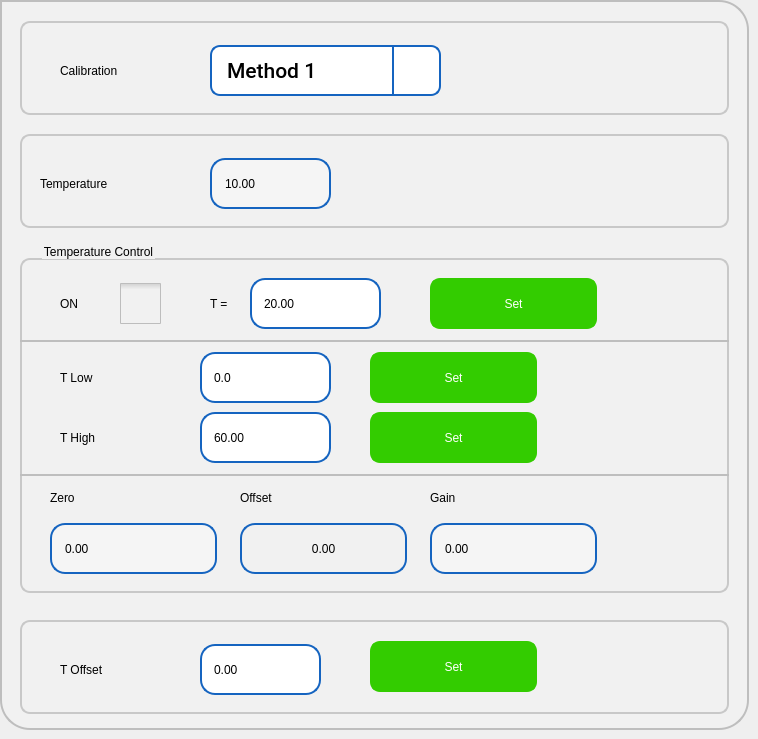
   <widget class="QWidget" name="tabTemperature">
    <attribute name="title">
     <string>Temperature</string>
    </attribute>
    <widget class="QFrame" name="frame_2">
     <property name="geometry">
      <rect>
       <x>0</x>
       <y>0</y>
       <width>749</width>
       <height>730</height>
      </rect>
     </property>
     <property name="styleSheet">
      <string notr="true">background-color: rgb(241, 241, 241);
	 border: 2px solid #C4C4C3;
    border-bottom-color: #C2C7CB; /* same as the pane color */
    border-bottom-left-radius: 30px;
border-bottom-right-radius: 30px;
    border-top-right-radius: 30px;
color: rgb(0, 0, 0);
font: 75 16pt &quot;Roboto Medium&quot;;
border-color:  rgb(190, 190, 190);



</string>
     </property>
     <property name="frameShape">
      <enum>QFrame::StyledPanel</enum>
     </property>
     <property name="frameShadow">
      <enum>QFrame::Raised</enum>
     </property>
     <widget class="QGroupBox" name="groupBox">
      <property name="geometry">
       <rect>
        <x>20</x>
        <y>242</y>
        <width>709</width>
        <height>351</height>
       </rect>
      </property>
      <property name="styleSheet">
       <string notr="true">QGroupBox {
    border: 2px solid  rgb(200, 200, 200);
    border-radius: 10px;
    margin-top: 16px; /* leave space at the top for the title */
    padding : 0px;

}

QGroupBox::title {
    subcontrol-origin: padding;
    subcontrol-position: top left ; /* position at the top center */
    left : 20px;
    top : -15px;
}</string>
      </property>
      <property name="title">
       <string>Temperature Control</string>
      </property>
      <widget class="QLabel" name="label_34">
       <property name="geometry">
        <rect>
         <x>40</x>
         <y>36</y>
         <width>51</width>
         <height>51</height>
        </rect>
       </property>
       <property name="styleSheet">
        <string notr="true">border-width: 0px;</string>
       </property>
       <property name="text">
        <string>ON</string>
       </property>
      </widget>
      <widget class="sQLEExtend" name="leTCTemperature">
       <property name="geometry">
        <rect>
         <x>230</x>
         <y>36</y>
         <width>131</width>
         <height>51</height>
        </rect>
       </property>
       <property name="focusPolicy">
        <enum>Qt::ClickFocus</enum>
       </property>
       <property name="styleSheet">
        <string notr="true">QLineEdit { 
	padding: 2px 5px 1px 10px;
	background-color: rgb(255,255,255);
	border-width: 2px;
	border-color: rgb(21, 100, 192);
	border-style: solid;
	border-radius: 15;
	color: rgb(0, 0, 0);
	font: 75 16pt &quot;Roboto Medium&quot;;
}

QLineEdit:read-only {
	background-color: rgb(245,245,245);
}
QLineEdit[error=true] {
border-color: red;
}
QLineEdit[error=false] {
border-color: rgb(21, 100, 192);
}

</string>
       </property>
       <property name="text">
        <string>20.00</string>
       </property>
       <property name="maxLength">
        <number>15</number>
       </property>
      </widget>
      <widget class="QCheckBox" name="cbTCTEnable">
       <property name="geometry">
        <rect>
         <x>100</x>
         <y>36</y>
         <width>41</width>
         <height>51</height>
        </rect>
       </property>
       <property name="focusPolicy">
        <enum>Qt::ClickFocus</enum>
       </property>
       <property name="styleSheet">
        <string notr="true">QCheckBox {
    spacing: 5px;
 border: 0px solid #999999;

}

QCheckBox::indicator {
    width: 41px;
    height: 41px;
}

QCheckBox::indicator:unchecked {
	image: url(:/images/icons/ancheck.png);
}

QCheckBox::indicator:unchecked:disabled{
	image: url(:/images/icons/andcheck.png);
}
QCheckBox::indicator:checked:disabled{
	image: url(:/images/icons/adcheck.png);
}

/*
QCheckBox::indicator:unchecked:hover {
    image: url(:/images/checkbox_unchecked_hover.png);
}

QCheckBox::indicator:unchecked:pressed {
    image: url(:/images/checkbox_unchecked_pressed.png);
}
*/
QCheckBox::indicator:checked {
    image: url(:/images/icons/acheck.png);
}
/*
QCheckBox::indicator:checked:hover {
    image: url(:/images/checkbox_checked_hover.png);
}

QCheckBox::indicator:checked:pressed {
    image: url(:/images/checkbox_checked_pressed.png);
}

QCheckBox::indicator:indeterminate:hover {
    image: url(:/images/checkbox_indeterminate_hover.png);
}
/*
QCheckBox::indicator:indeterminate:pressed {
    image: url(:/images/checkbox_indeterminate_pressed.png);
}
*/</string>
       </property>
       <property name="text">
        <string/>
       </property>
      </widget>
      <widget class="QPushButton" name="pbTCTSet">
       <property name="geometry">
        <rect>
         <x>410</x>
         <y>36</y>
         <width>167</width>
         <height>51</height>
        </rect>
       </property>
       <property name="focusPolicy">
        <enum>Qt::ClickFocus</enum>
       </property>
       <property name="styleSheet">
        <string notr="true">QPushButton{
background-color: rgb(51, 204, 0);
border-width: 2px;
border-color: rgb(51, 204, 0);
border-style: solid;
border-radius: 10;
color: rgb(255, 255, 255);
font: 75 16pt &quot;Roboto Medium&quot;;
}
QPushButton:disabled { 
background-color: rgb(204, 244, 198);
border-width: 2px;
border-color: rgb(127, 143, 127);
border-style: solid;
border-radius: 10;
color: rgb(0, 0, 0);
font: 75 16pt &quot;Roboto Medium&quot;;
}
QPushButton:pressed {
background-color: rgb(24, 163, 3);
border-width: 2px;
border-color: rgb(24, 163, 3);
border-style: solid;
border-radius: 10;
color: rgb(255, 255, 255);
font: 75 16pt &quot;Roboto Medium&quot;;
}
QPushButton:down {
background-color: rgb(24, 163, 3);
border-width: 2px;
border-color: rgb(24, 163, 3);
border-style: solid;
border-radius: 10;
color: rgb(0, 0, 0);
font: 75 16pt &quot;Roboto Medium&quot;;
}
QPushButton:default {
background-color: rgb(241, 241, 241);
border-width: 2px;
border-color: rgb(21, 100, 192);
border-style: solid;
border-radius: 10;
color: rgb(0, 0, 0);
font: 75 16pt &quot;Roboto Medium&quot;;
}
</string>
       </property>
       <property name="text">
        <string>Set</string>
       </property>
      </widget>
      <widget class="QLabel" name="label_8">
       <property name="geometry">
        <rect>
         <x>190</x>
         <y>36</y>
         <width>36</width>
         <height>51</height>
        </rect>
       </property>
       <property name="styleSheet">
        <string notr="true">border-width: 0px;</string>
       </property>
       <property name="text">
        <string>T =</string>
       </property>
      </widget>
      <widget class="QPushButton" name="pbTCTHighSet">
       <property name="geometry">
        <rect>
         <x>350</x>
         <y>170</y>
         <width>167</width>
         <height>51</height>
        </rect>
       </property>
       <property name="focusPolicy">
        <enum>Qt::ClickFocus</enum>
       </property>
       <property name="styleSheet">
        <string notr="true">QPushButton{
background-color: rgb(51, 204, 0);
border-width: 2px;
border-color: rgb(51, 204, 0);
border-style: solid;
border-radius: 10;
color: rgb(255, 255, 255);
font: 75 16pt &quot;Roboto Medium&quot;;
}
QPushButton:disabled { 
background-color: rgb(204, 244, 198);
border-width: 2px;
border-color: rgb(127, 143, 127);
border-style: solid;
border-radius: 10;
color: rgb(0, 0, 0);
font: 75 16pt &quot;Roboto Medium&quot;;
}
QPushButton:pressed {
background-color: rgb(24, 163, 3);
border-width: 2px;
border-color: rgb(24, 163, 3);
border-style: solid;
border-radius: 10;
color: rgb(255, 255, 255);
font: 75 16pt &quot;Roboto Medium&quot;;
}
QPushButton:down {
background-color: rgb(24, 163, 3);
border-width: 2px;
border-color: rgb(24, 163, 3);
border-style: solid;
border-radius: 10;
color: rgb(0, 0, 0);
font: 75 16pt &quot;Roboto Medium&quot;;
}
QPushButton:default {
background-color: rgb(241, 241, 241);
border-width: 2px;
border-color: rgb(21, 100, 192);
border-style: solid;
border-radius: 10;
color: rgb(0, 0, 0);
font: 75 16pt &quot;Roboto Medium&quot;;
}
</string>
       </property>
       <property name="text">
        <string>Set</string>
       </property>
      </widget>
      <widget class="QLabel" name="label_5">
       <property name="geometry">
        <rect>
         <x>40</x>
         <y>110</y>
         <width>121</width>
         <height>51</height>
        </rect>
       </property>
       <property name="styleSheet">
        <string notr="true">border-width: 0px;</string>
       </property>
       <property name="text">
        <string>T Low</string>
       </property>
      </widget>
      <widget class="sQLEExtend" name="leTCTHigh">
       <property name="geometry">
        <rect>
         <x>180</x>
         <y>170</y>
         <width>131</width>
         <height>51</height>
        </rect>
       </property>
       <property name="focusPolicy">
        <enum>Qt::ClickFocus</enum>
       </property>
       <property name="styleSheet">
        <string notr="true">QLineEdit { 
	padding: 2px 5px 1px 10px;
	background-color: rgb(255,255,255);
	border-width: 2px;
	border-color: rgb(21, 100, 192);
	border-style: solid;
	border-radius: 15;
	color: rgb(0, 0, 0);
	font: 75 16pt &quot;Roboto Medium&quot;;
}

QLineEdit:read-only {
	background-color: rgb(245,245,245);
}
QLineEdit[error=true] {
border-color: red;
}
QLineEdit[error=false] {
border-color: rgb(21, 100, 192);
}

</string>
       </property>
       <property name="text">
        <string>60.00</string>
       </property>
       <property name="maxLength">
        <number>15</number>
       </property>
      </widget>
      <widget class="QPushButton" name="pbTCTLowSet">
       <property name="geometry">
        <rect>
         <x>350</x>
         <y>110</y>
         <width>167</width>
         <height>51</height>
        </rect>
       </property>
       <property name="focusPolicy">
        <enum>Qt::ClickFocus</enum>
       </property>
       <property name="styleSheet">
        <string notr="true">QPushButton{
background-color: rgb(51, 204, 0);
border-width: 2px;
border-color: rgb(51, 204, 0);
border-style: solid;
border-radius: 10;
color: rgb(255, 255, 255);
font: 75 16pt &quot;Roboto Medium&quot;;
}
QPushButton:disabled { 
background-color: rgb(204, 244, 198);
border-width: 2px;
border-color: rgb(127, 143, 127);
border-style: solid;
border-radius: 10;
color: rgb(0, 0, 0);
font: 75 16pt &quot;Roboto Medium&quot;;
}
QPushButton:pressed {
background-color: rgb(24, 163, 3);
border-width: 2px;
border-color: rgb(24, 163, 3);
border-style: solid;
border-radius: 10;
color: rgb(255, 255, 255);
font: 75 16pt &quot;Roboto Medium&quot;;
}
QPushButton:down {
background-color: rgb(24, 163, 3);
border-width: 2px;
border-color: rgb(24, 163, 3);
border-style: solid;
border-radius: 10;
color: rgb(0, 0, 0);
font: 75 16pt &quot;Roboto Medium&quot;;
}
QPushButton:default {
background-color: rgb(241, 241, 241);
border-width: 2px;
border-color: rgb(21, 100, 192);
border-style: solid;
border-radius: 10;
color: rgb(0, 0, 0);
font: 75 16pt &quot;Roboto Medium&quot;;
}
</string>
       </property>
       <property name="text">
        <string>Set</string>
       </property>
      </widget>
      <widget class="QLabel" name="label_6">
       <property name="geometry">
        <rect>
         <x>40</x>
         <y>170</y>
         <width>121</width>
         <height>51</height>
        </rect>
       </property>
       <property name="styleSheet">
        <string notr="true">border-width: 0px;</string>
       </property>
       <property name="text">
        <string>T High</string>
       </property>
      </widget>
      <widget class="sQLEExtend" name="leTCTLow">
       <property name="geometry">
        <rect>
         <x>180</x>
         <y>110</y>
         <width>131</width>
         <height>51</height>
        </rect>
       </property>
       <property name="focusPolicy">
        <enum>Qt::ClickFocus</enum>
       </property>
       <property name="styleSheet">
        <string notr="true">QLineEdit { 
	padding: 2px 5px 1px 10px;
	background-color: rgb(255,255,255);
	border-width: 2px;
	border-color: rgb(21, 100, 192);
	border-style: solid;
	border-radius: 15;
	color: rgb(0, 0, 0);
	font: 75 16pt &quot;Roboto Medium&quot;;
}

QLineEdit:read-only {
	background-color: rgb(245,245,245);
}
QLineEdit[error=true] {
border-color: red;
}
QLineEdit[error=false] {
border-color: rgb(21, 100, 192);
}

</string>
       </property>
       <property name="text">
        <string>0.0</string>
       </property>
       <property name="maxLength">
        <number>15</number>
       </property>
      </widget>
      <widget class="QLabel" name="label_12">
       <property name="geometry">
        <rect>
         <x>220</x>
         <y>230</y>
         <width>121</width>
         <height>51</height>
        </rect>
       </property>
       <property name="styleSheet">
        <string notr="true">border-width: 0px;</string>
       </property>
       <property name="text">
        <string>Offset</string>
       </property>
      </widget>
      <widget class="QLabel" name="lblTCZero">
       <property name="geometry">
        <rect>
         <x>30</x>
         <y>281</y>
         <width>167</width>
         <height>51</height>
        </rect>
       </property>
       <property name="styleSheet">
        <string notr="true">
   padding: 2px 5px 1px 10px;
   background-color: rgb(245,245,245);
   border-width: 2px;
   border-color: rgb(21, 100, 192);
   border-style: solid;
   border-radius: 15px;
   color: rgb(0, 0, 0);
   font: 75 16pt &quot;Roboto Medium&quot;;

</string>
       </property>
       <property name="text">
        <string>0.00</string>
       </property>
      </widget>
      <widget class="QLabel" name="label_13">
       <property name="geometry">
        <rect>
         <x>410</x>
         <y>230</y>
         <width>141</width>
         <height>51</height>
        </rect>
       </property>
       <property name="styleSheet">
        <string notr="true">border-width: 0px;</string>
       </property>
       <property name="text">
        <string>Gain</string>
       </property>
      </widget>
      <widget class="QLabel" name="label_11">
       <property name="geometry">
        <rect>
         <x>30</x>
         <y>230</y>
         <width>121</width>
         <height>51</height>
        </rect>
       </property>
       <property name="styleSheet">
        <string notr="true">border-width: 0px;</string>
       </property>
       <property name="text">
        <string>Zero</string>
       </property>
      </widget>
      <widget class="QLabel" name="lblTCGain">
       <property name="geometry">
        <rect>
         <x>410</x>
         <y>281</y>
         <width>167</width>
         <height>51</height>
        </rect>
       </property>
       <property name="styleSheet">
        <string notr="true">
   padding: 2px 5px 1px 10px;
   background-color: rgb(245,245,245);
   border-width: 2px;
   border-color: rgb(21, 100, 192);
   border-style: solid;
   border-radius: 15px;
   color: rgb(0, 0, 0);
   font: 75 16pt &quot;Roboto Medium&quot;;

</string>
       </property>
       <property name="text">
        <string>0.00</string>
       </property>
      </widget>
      <widget class="Line" name="line_2">
       <property name="geometry">
        <rect>
         <x>0</x>
         <y>98</y>
         <width>709</width>
         <height>2</height>
        </rect>
       </property>
       <property name="orientation">
        <enum>Qt::Horizontal</enum>
       </property>
      </widget>
      <widget class="Line" name="line_3">
       <property name="geometry">
        <rect>
         <x>0</x>
         <y>232</y>
         <width>709</width>
         <height>2</height>
        </rect>
       </property>
       <property name="orientation">
        <enum>Qt::Horizontal</enum>
       </property>
      </widget>
      <widget class="QPushButton" name="pbTCTOffset">
       <property name="geometry">
        <rect>
         <x>220</x>
         <y>281</y>
         <width>167</width>
         <height>51</height>
        </rect>
       </property>
       <property name="focusPolicy">
        <enum>Qt::ClickFocus</enum>
       </property>
       <property name="styleSheet">
        <string notr="true">background-color: rgb(241, 241, 241);
border-width: 2px;
border-color: rgb(21, 100, 192);
border-style: solid;
border-radius: 15px;
color: rgb(0, 0, 0);
font: 75 16pt &quot;Roboto Medium&quot;;</string>
       </property>
       <property name="text">
        <string>0.00</string>
       </property>
      </widget>
     </widget>
     <widget class="QGroupBox" name="groupBox_2">
      <property name="geometry">
       <rect>
        <x>20</x>
        <y>5</y>
        <width>709</width>
        <height>110</height>
       </rect>
      </property>
      <property name="styleSheet">
       <string notr="true">QGroupBox {
    border: 2px solid  rgb(200, 200, 200);
    border-radius: 10px;
    margin-top: 16px; /* leave space at the top for the title */
    padding : 0px;

}

QGroupBox::title {
    subcontrol-origin: padding;
    subcontrol-position: top left ; /* position at the top center */
    left : 20px;
    top : -15px;
}</string>
      </property>
      <property name="title">
       <string/>
      </property>
      <widget class="QComboBox" name="cbTCalibMethod">
       <property name="geometry">
        <rect>
         <x>190</x>
         <y>40</y>
         <width>231</width>
         <height>51</height>
        </rect>
       </property>
       <property name="font">
        <font>
         <family>Roboto Medium</family>
         <pointsize>16</pointsize>
         <weight>9</weight>
         <italic>false</italic>
         <bold>false</bold>
        </font>
       </property>
       <property name="focusPolicy">
        <enum>Qt::ClickFocus</enum>
       </property>
       <property name="styleSheet">
        <string notr="true">QComboBox {
   border: 2px solid  rgb(21, 100, 192);
   border-radius: 10px;
   padding: 1px 18px 1px 3px;
   background-color: rgb(255, 255, 255);
   color: rgb(0, 0, 0);
   font: 75 16pt &quot;Roboto Medium&quot;;
   padding-left: 15px;
}

QComboBox:on {
    padding-top: 3px;
    padding-left: 15px;
}

QComboBox::drop-down {
    subcontrol-origin: padding;
    subcontrol-position: top right;
    width: 45px;
    border-left-width: 2px;
    border-left-color: darkgray;
    border-left-style: solid;
    border-top-right-radius: 3px;
    border-bottom-right-radius: 3px;
    border-color: rgb(21, 100, 192);
}

QComboBox::down-arrow {
	image: url(:/images/icons/downarrow.png);
}

QComboBox::down-arrow:on {
    top: 1px;
    left: 1px;
}

QComboBox QAbstractItemView {
   border: 2px solid rgb(21, 100, 192);
   font: 75 16pt &quot;Roboto Medium&quot;;
   border-radius: 5px;
   background-color: rgb(255, 255, 255);
   selection-background-color:  rgb(21, 100, 192);
   selection-color: rgb(255, 255, 255);
}

/*  vertical */
QScrollBar:vertical {
     border: 0px solid  rgb(21, 100, 192);
     background:  rgb(230,230,230);
     width: 41px;
	 margin: 50px 0 50px 0;
     border-left: 2px solid  rgb(182, 182, 182);
 }

 QScrollBar::handle:vertical {
     background:  rgb(182, 182, 182);
     min-height: 20px;
 }

 QScrollBar::add-line:vertical {
     border: 0px solid grey;
     background:  rgb(230,230,230);
     height: 50px;
     subcontrol-position: bottom;
     subcontrol-origin: margin;
 }

 QScrollBar::sub-line:vertical {
     border: 0px solid grey;
     background:  rgb(230,230,230);
     height: 50px;
     subcontrol-position: top;
     subcontrol-origin: margin;
 }

 QScrollBar::up-arrow:vertical {
     width: 41px;
     height: 50px;
     background-image: url(:/images/icons/cuparrow.png);
}

QScrollBar::down-arrow:vertical {
     width: 41px;
      height: 50px;
      background-image: url(:/images/icons/cdownarrow.png);
 }

 QScrollBar::add-page:vertical, QScrollBar::sub-page:vertical {
      background:  rgb(241, 241, 241);
 }
</string>
       </property>
       <property name="frame">
        <bool>true</bool>
       </property>
       <item>
        <property name="text">
         <string>Method 1</string>
        </property>
       </item>
       <item>
        <property name="text">
         <string>Method 2</string>
        </property>
       </item>
      </widget>
      <widget class="QLabel" name="label_7">
       <property name="geometry">
        <rect>
         <x>40</x>
         <y>40</y>
         <width>141</width>
         <height>51</height>
        </rect>
       </property>
       <property name="styleSheet">
        <string notr="true">border-width: 0px;</string>
       </property>
       <property name="text">
        <string>Calibration</string>
       </property>
      </widget>
     </widget>
     <widget class="QGroupBox" name="grOffset">
      <property name="geometry">
       <rect>
        <x>20</x>
        <y>604</y>
        <width>709</width>
        <height>110</height>
       </rect>
      </property>
      <property name="styleSheet">
       <string notr="true">QGroupBox {
    border: 2px solid  rgb(200, 200, 200);
    border-radius: 10px;
    margin-top: 16px; /* leave space at the top for the title */
    padding : 0px;

}

QGroupBox::title {
    subcontrol-origin: padding;
    subcontrol-position: top left ; /* position at the top center */
    left : 20px;
    top : -15px;
}</string>
      </property>
      <property name="title">
       <string/>
      </property>
      <widget class="QPushButton" name="pbTCTOffsetSet">
       <property name="geometry">
        <rect>
         <x>350</x>
         <y>37</y>
         <width>167</width>
         <height>51</height>
        </rect>
       </property>
       <property name="sizePolicy">
        <sizepolicy hsizetype="Minimum" vsizetype="Fixed">
         <horstretch>0</horstretch>
         <verstretch>0</verstretch>
        </sizepolicy>
       </property>
       <property name="focusPolicy">
        <enum>Qt::ClickFocus</enum>
       </property>
       <property name="styleSheet">
        <string notr="true">QPushButton{
background-color: rgb(51, 204, 0);
border-width: 2px;
border-color: rgb(51, 204, 0);
border-style: solid;
border-radius: 10;
color: rgb(255, 255, 255);
font: 75 16pt &quot;Roboto Medium&quot;;
}
QPushButton:disabled { 
background-color: rgb(204, 244, 198);
border-width: 2px;
border-color: rgb(127, 143, 127);
border-style: solid;
border-radius: 10;
color: rgb(0, 0, 0);
font: 75 16pt &quot;Roboto Medium&quot;;
}
QPushButton:pressed {
background-color: rgb(24, 163, 3);
border-width: 2px;
border-color: rgb(24, 163, 3);
border-style: solid;
border-radius: 10;
color: rgb(255, 255, 255);
font: 75 16pt &quot;Roboto Medium&quot;;
}
QPushButton:down {
background-color: rgb(24, 163, 3);
border-width: 2px;
border-color: rgb(24, 163, 3);
border-style: solid;
border-radius: 10;
color: rgb(0, 0, 0);
font: 75 16pt &quot;Roboto Medium&quot;;
}
QPushButton:default {
background-color: rgb(241, 241, 241);
border-width: 2px;
border-color: rgb(21, 100, 192);
border-style: solid;
border-radius: 10;
color: rgb(0, 0, 0);
font: 75 16pt &quot;Roboto Medium&quot;;
}
</string>
       </property>
       <property name="text">
        <string>Set</string>
       </property>
      </widget>
      <widget class="sQLEExtend" name="leTCTOffset">
       <property name="geometry">
        <rect>
         <x>180</x>
         <y>40</y>
         <width>121</width>
         <height>51</height>
        </rect>
       </property>
       <property name="focusPolicy">
        <enum>Qt::ClickFocus</enum>
       </property>
       <property name="styleSheet">
        <string notr="true">QLineEdit { 
	padding: 2px 5px 1px 10px;
	background-color: rgb(255,255,255);
	border-width: 2px;
	border-color: rgb(21, 100, 192);
	border-style: solid;
	border-radius: 15;
	color: rgb(0, 0, 0);
	font: 75 16pt &quot;Roboto Medium&quot;;
}

QLineEdit:read-only {
	background-color: rgb(245,245,245);
}
QLineEdit[error=true] {
border-color: red;
}
QLineEdit[error=false] {
border-color: rgb(21, 100, 192);
}

</string>
       </property>
       <property name="text">
        <string>0.00</string>
       </property>
       <property name="maxLength">
        <number>15</number>
       </property>
      </widget>
      <widget class="QLabel" name="label_10">
       <property name="geometry">
        <rect>
         <x>40</x>
         <y>40</y>
         <width>126</width>
         <height>51</height>
        </rect>
       </property>
       <property name="styleSheet">
        <string notr="true">border-width: 0px;</string>
       </property>
       <property name="text">
        <string>T Offset</string>
       </property>
      </widget>
     </widget>
     <widget class="QGroupBox" name="groupBox_10">
      <property name="geometry">
       <rect>
        <x>20</x>
        <y>118</y>
        <width>709</width>
        <height>110</height>
       </rect>
      </property>
      <property name="styleSheet">
       <string notr="true">QGroupBox {
    border: 2px solid  rgb(200, 200, 200);
    border-radius: 10px;
    margin-top: 16px; /* leave space at the top for the title */
    padding : 0px;

}

QGroupBox::title {
    subcontrol-origin: padding;
    subcontrol-position: top left ; /* position at the top center */
    left : 20px;
    top : -15px;
}</string>
      </property>
      <property name="title">
       <string/>
      </property>
      <widget class="QLabel" name="label_17">
       <property name="geometry">
        <rect>
         <x>20</x>
         <y>40</y>
         <width>141</width>
         <height>51</height>
        </rect>
       </property>
       <property name="styleSheet">
        <string notr="true">border-width: 0px;</string>
       </property>
       <property name="text">
        <string>Temperature</string>
       </property>
      </widget>
      <widget class="QLabel" name="lblTCTemperature">
       <property name="geometry">
        <rect>
         <x>190</x>
         <y>40</y>
         <width>121</width>
         <height>51</height>
        </rect>
       </property>
       <property name="styleSheet">
        <string notr="true">
   padding: 2px 5px 1px 10px;
   background-color: rgb(245,245,245);
   border-width: 2px;
   border-color: rgb(21, 100, 192);
   border-style: solid;
   border-radius: 15px;
   color: rgb(0, 0, 0);
   font: 75 16pt &quot;Roboto Medium&quot;;

</string>
       </property>
       <property name="text">
        <string>10.00</string>
       </property>
      </widget>
     </widget>
    </widget>
   </widget>
